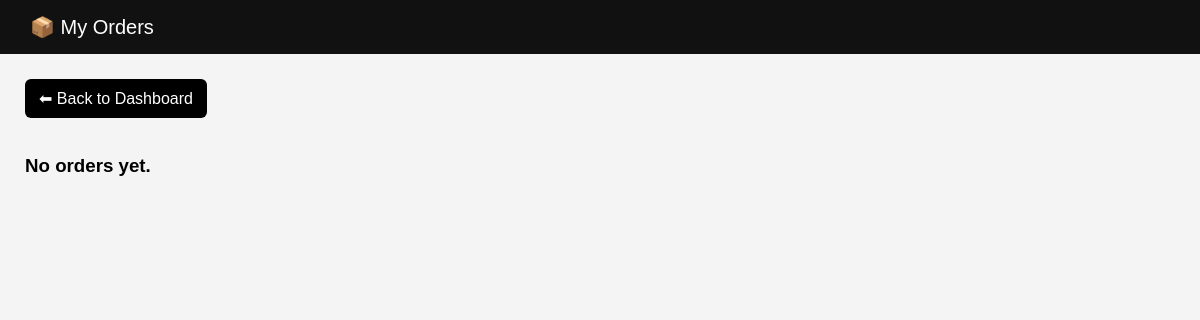
Page /cart/my-orders/ (signed in) on the earlier database version.
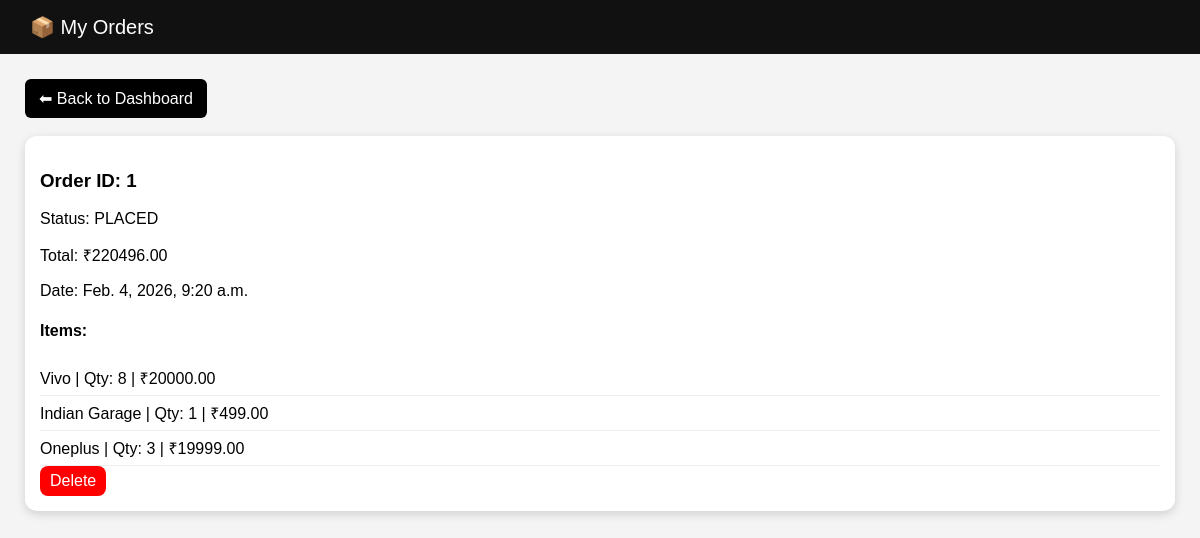
Same page on the later database version.
### cart/models.py (models this page shows, shortened)
class Order(models.Model):
    STATUS_CHOICES = [
        ("PENDING", "Pending"),
        ("PLACED", "Placed"),
    ]
    user = models.ForeignKey(User, on_delete=models.CASCADE, related_name="orders")
    status = models.CharField(max_length=20, choices=STATUS_CHOICES, default="PLACED")
    total_amount = models.DecimalField(max_digits=10, decimal_places=2, default=0)
    created_at = models.DateTimeField(auto_now_add=True)

class OrderItem(models.Model):
    order = models.ForeignKey(Order, on_delete=models.CASCADE, related_name="items")
    product = models.ForeignKey(Product, on_delete=models.CASCADE)
    quantity = models.PositiveIntegerField(default=1)
    unit_price = models.DecimalField(max_digits=10, decimal_places=2)

### signuplogin/models.py (models this page shows, shortened)
class Product(models.Model):
    category = models.ForeignKey(Category, on_delete=models.CASCADE, related_name="products")
    name = models.CharField(max_length=200)
    price = models.DecimalField(max_digits=10, decimal_places=2)
    image = models.ImageField(upload_to="products/", blank=True, null=True)

### cart/views.py (the view)
# urls.py: path("my-orders/", views.my_orders, name="my_orders"),
@login_required
def my_orders(request):
    orders = Order.objects.filter(user=request.user).order_by("-created_at")
    return render(request, "my_orders.html", {"orders": orders})

### cart/templates/my_orders.html (shortened to what this page needs)
<!DOCTYPE html>
<html>
<head>
</head>
<body>
<div class="header">📦 My Orders</div>
<div class="container">
    <a class="btn" href="/dashboard/">⬅ Back to Dashboard</a>
    <br><br>
    {% for order in orders %}
        <div class="order">
            <h3>Order ID: {{ order.id }}</h3>
            <p>Status: {{ order.status }}</p>
            <p>Total: ₹{{ order.total_amount }}</p>
            <p>Date: {{ order.created_at }}</p>
            <h4>Items:</h4>
            {% for item in order.items.all %}
                <div class="item">
                    {{ item.product.name }} | Qty: {{ item.quantity }} | ₹{{ item.unit_price }}
                </div>
            {% endfor %}
            <a href="{% url 'delete_order' order.id %}"
         style="display:inline-block; padding:6px 10px; background:red; color:white; border-radius:8px; text-decoration:none;">
          Delete
      </a>
        </div>
    {% empty %}
        <h3>No orders yet.</h3>
    {% endfor %}
</div>
</body>
</html>

Differences in the rows shown:
added Order: id "1", status "PLACED", total_amount "220496.00", created_at "Feb. 4, 2026, 9:20 a.m."
added OrderItem: product.name "Vivo", quantity "8", unit_price "20000.00"
added OrderItem: product.name "Indian Garage", quantity "1", unit_price "499.00"
added OrderItem: product.name "Oneplus", quantity "3", unit_price "19999.00"
Other differences:
text no longer shown: "No orders yet."
